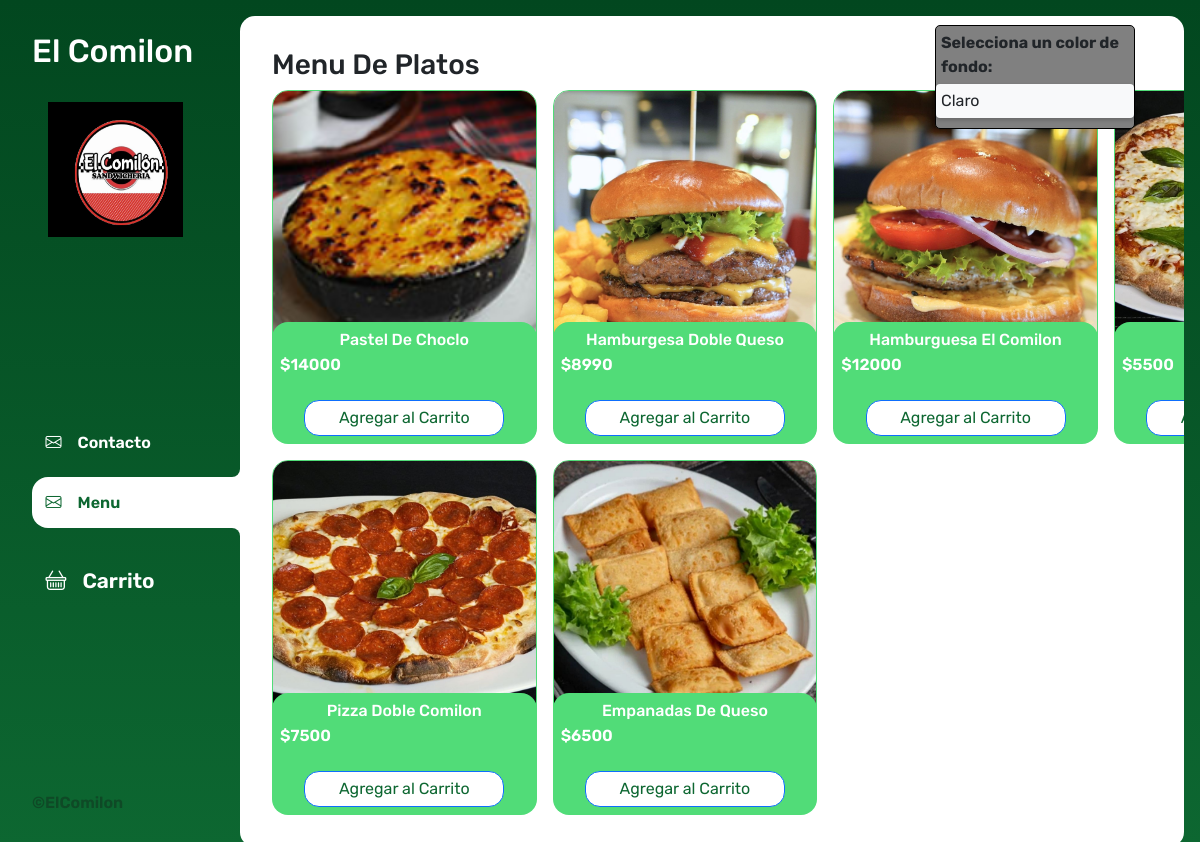
The page / on the database its author committed.
### tienda/models.py (models this page shows, shortened)
class Productos(models.Model):
    id_produ        = models.AutoField(db_column = 'idProdu', primary_key=True)
    nombre_producto = models.CharField(max_length=50)
    id_tipo         = models.ForeignKey('TipoProducto', models.DO_NOTHING, db_column='idTipo', null=True)
    precio          = models.IntegerField()
    foto            = models.ImageField(upload_to='media', null=True)

### tienda/views.py (the view)
# urls.py: path('', index , name='index'),
def index(request):
    macetas = Productos.objects.filter(id_tipo=4)
    context = {'macetas' : macetas}
    return render(request, 'tienda/index.html', context)

### tienda/context_processor.py (called while the page is built)
def total_carrito(request):
    total = 0
    if request.user.is_authenticated:
        if 'carrito' in request.session.keys():
            for key, value in request.session['carrito'].items():
                total += float(value['acumulado'])
    return {'total_carrito': total}

### tienda/templates/tienda/index.html (shortened to what this page needs)
{% load static %}
<!DOCTYPE html>
<html lang="en">
<head>
    <link rel="stylesheet" href="https://cdn.jsdelivr.net/npm/bootstrap-icons@1.11.3/font/bootstrap-icons.min.css">
    <link href="https://cdn.jsdelivr.net/npm/bootstrap@5.3.3/dist/css/bootstrap.min.css" rel="stylesheet"
>
    <link rel="stylesheet" href="https://cdn.jsdelivr.net/npm/swiper@11/swiper-bundle.min.css" />
    <link rel="stylesheet" href="{% static 'style.css' %}">
</head>
<body>
    <div class="wrapper">
        <aside>
            <header>
                <h1 class="logo">El Comilon</h1>
                <img class="logo_imagen" src="{% static '\images\logocomilon.png' %}" alt="">
            </header>
            <ul class="menu">
                <li>
                    <a href="{% url 'contacto' %}" class="btn btn-primary btn-lg enabled btn-general" role="button"
                        aria-disabled="true"><i class="bi bi-envelope"></i>Contacto</a>
                </li>
                <li>
                    <a href="{% url 'index' %}" class="btn btn-primary btn-lg active btn-general" role="button"
                        aria-disabled="true"><i class="bi bi-envelope"></i>Menu</a>
                </li>
                <li>
                    <a href="{% url 'carrito' %}" class="btn btn-primary btn-lg enabled btn-general" role="button"
                        aria-disabled="true" id="btn-carrito"><i class="bi bi-basket"></i>Carrito</a>
                </li>
            </ul>
            <footer>
                <p class="texto-footer">©ElComilon</p>
            </footer>
        </aside>
        <main>
            <h3>Menu De Platos</h3>
            <div class="contenedor-productos">
                {% for maceta in macetas %}
                    <div class="productos">
                        <img class="producto-imagen" src="{{ maceta.foto.url }}" alt="{{ maceta.nombre }}">
                        <div class="producto-detalles">
                            <h4 class="producto-titulo">{{ maceta.nombre_producto }}</h4>
                            <p class="producto-precio">${{ maceta.precio }}</p>
                            <a href="{% url 'Add' maceta.id_produ %}" class="btn btn-primary btn-agregar-carrito">Agregar al Carrito</a>
                        </div>
                    </div>
                {% endfor %}
            </div>
        </main>
    </div>
    <div class="form-group" id="themeSelector">
        <label for="theme">Selecciona un color de fondo:</label>
        <select class="form-control" id="theme">
            <option value="default">Claro</option>
        </select>
    </div>
</body>
</html>

### sotiplants/static/style.css (style rules this page uses)
* { margin: 0; padding: 0; box-sizing: border-box; font-family: 'Rubik', sans-serif; }
html, body { width: 100%; height: 100%; }
h1, h2, h4, h5, h6, p, a, input, textarea, ul { margin: 0; padding: 0; }
ul { list-style-type: none; }
a { text-decoration: none; }
.wrapper { display: grid; grid-template-columns: 1fr 4fr; background: linear-gradient(to bottom, #02471f, #0d6731); margin: 0 auto; height: 100vh; width: 100vw; }
aside { padding: 2rem; padding-right: 0; padding-right: 0; color: #FFF; position: sticky; top: 0; height: 100vh; display: flex; flex-direction: column; justify-content: space-between; }
.logo { font-weight: 500; font-size: 2rem; }
.logo_imagen { width: 135px; height: 135px; margin-top: 2rem; margin-left: 1rem; }
.menu { display: flex; flex-direction: column; gap: .5rem; }
.btn-general { background-color: transparent; border: 0; color: #FFF; cursor: pointer; display: flex; gap: 1rem; font-weight: 600; font-size: 1rem; padding: .85rem; border-top-right-radius: 0px; border-bottom-right-radius: 0px; }
#btn-carrito { font-size: 1.3rem; margin-top: 1rem; }
.btn.active { background-color: #FFF; color: #0d6731; width: 100%; border-top-left-radius: 1rem; border-bottom-left-radius: 1rem; position: relative; }
.btn.active::before { content: ""; position: absolute; width: 1rem; height: 2rem; bottom: 100%; right: 0; background-color: transparent; border-bottom-right-radius: .5rem; box-shadow: 0 1rem 0 #FFF; }
.btn.active::after { content: ""; position: absolute; width: 1rem; height: 2rem; top: 100%; right: 0; background-color: transparent; border-top-right-radius: .5rem; box-shadow: 0 -1rem 0 #FFF; }
.texto-footer { color: #0f4926; font-size: 1rem; font-weight: 600; }
main { background-color: #FFF; border-radius: 15px; margin: 1rem 1rem 0 0; padding: 2rem; max-width: 100%; overflow-x: hidden; margin-left: 0; }
.contenedor-productos { display: grid; grid-template-columns: repeat(4, 1fr); gap: 1rem; }
.producto-imagen { max-width: 264.64px; max-height: 264.64px; width: 264.64px; height: 264.64px; border-radius: 1rem; border: solid 1px #51dc78; object-fit: cover; }
.producto-detalles { background-color: #51dc78; max-width: 264.64px; max-height: 264.64px; width: 264.64px; height: 122px; color: #FFF; padding: .5rem; border-radius: 1rem; margin-top: -2rem; position: relative; display: flex; flex-direction: column; gap: .25rem; text-align: center; justify-content: space-between; }
.producto-precio { font-size: 1rem; font-weight: 600; text-align: left; }
.btn-agregar-carrito { border-radius: 15px; justify-content: center; align-items: center; padding: 5px 10px; width: 200px; margin-left: auto; margin-right: auto; margin-top: auto; background-color: #FFF; color: #0d6731; }
#themeSelector { position: fixed; width: 200px; top: 30px; right: 50px; background-color: grey; font-weight: 400; border: solid 1px #000000; border-radius: 5px; margin: 15px; margin-top: -5px; }
#themeSelector label { font-weight: bold; display: block; margin-bottom: 10px; margin: 5px; }
#themeSelector select { width: 100%; padding: 5px; border: none; border-radius: 4px; box-shadow: 0 2px 4px 0 rgba(0, 0, 0, 0.2); appearance: none; background-color: #f8f9fa; }
.form-group label { font-size: 1rem; font-weight: 600; }
input[type="text"], input[type="email"], input[type="tel"], select, textarea { width: 100%; padding: 10px; margin-bottom: 10px; border: 1px solid #ccc; border-radius: 5px; }
h4 { font-size: 1rem; }

### rows shown on the page
Productos: foto (picture), nombre_producto "Pastel De Choclo", precio "14000"
Productos: foto (picture), nombre_producto "Hamburgesa Doble Queso", precio "8990"
Productos: foto (picture), nombre_producto "Hamburguesa El Comilon", precio "12000"
Productos: foto (picture), precio "5500"
Productos: foto (picture), nombre_producto "Pizza Doble Comilon", precio "7500"
Productos: foto (picture), nombre_producto "Empanadas De Queso", precio "6500"
